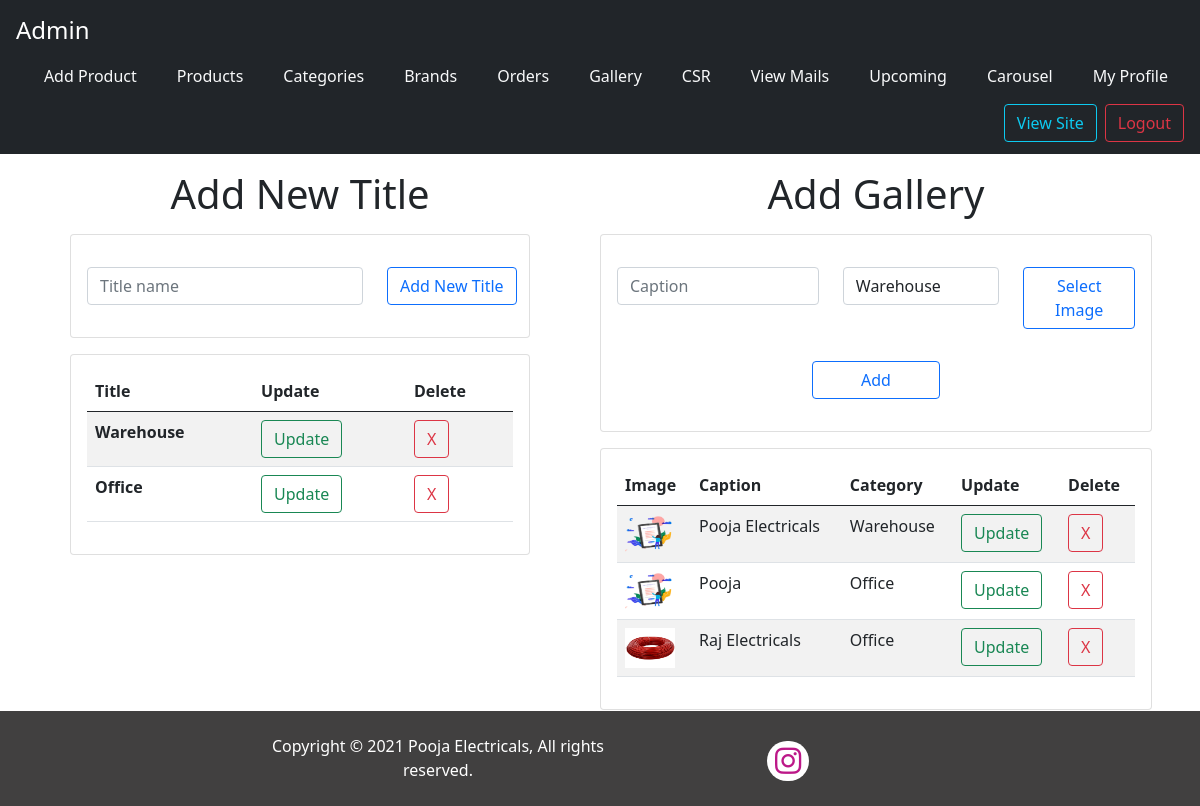
/admin/gallery.php (signed in), run on the app's committed database.
### tables this page shows
CREATE TABLE `gallery_categories` (
  `id` int(11) NOT NULL,
  `title` varchar(255) NOT NULL
);

CREATE TABLE `gallery` (
  `id` int(11) NOT NULL,
  `caption` varchar(255) NOT NULL,
  `image` varchar(255) NOT NULL,
  `desc` varchar(1000) NOT NULL,
  `category_id` int(11) NOT NULL
);

### admin/gallery.code.php (called while the page is built, shortened)
<?php
$label = "Add New";
$title = "";
?>
<?php
$glabel = "Add";
$caption = "";
$gtitle = "";
?>

### admin/gallery.php (the view, shortened to what this page needs)
<?php include 'top.php';
include "./gallery.code.php";
?>
<div class="container-fluid row">
    <div class="col-md-6 col-sm-11">
        <div>
            <h1 class="text-center my-3"><?= $label ?> Title</h1>
        </div>
        <div class=" d-flex align-items-center m-auto card border-0 my-3">
            <div class="card col-sm-11 col-sm-11 col-md-10 col-xl-10">
                <form class="p-3 row" enctype="multipart/form-data" method="POST">
                    <div class="col-xl-8 col-sm-12  m-auto my-3">
                        <input type="text" class="form-control" id="title" name="title" placeholder="Title name" value="<?= $title ?>" required>
                    </div>
                    <div class=" col-xl-4 col-sm-12  m-auto my-3 text-center">
                        <input class="btn btn-outline-primary" type="submit" name="addCategory" value="<?= $label ?> Title">
                    </div>
                </form>
            </div>
        </div>
        <div class="card col-md-10 col-xl-10 col-sm-11 m-auto">
            <div class="card-body">
                <table class="table table-striped">
                    <thead>
                        <tr>
                            <th>Title</th>
                            <th>Update</th>
                            <th>Delete</th>
                        </tr>
                    </thead>
                    <tbody>
                        <?php
                        include '../db/db.php';
                        $query = "SELECT * from gallery_categories";
                        $title_result = mysqli_query($conn, $query);
                        if (mysqli_num_rows($title_result) > 0) {
                            while ($r = mysqli_fetch_assoc($title_result)) {
                        ?>
                                <tr>
                                    <th><?= $r['title'] ?></th>
                                    <th><a href="./gallery.php?update=<?= $r['id'] ?>" class="btn btn-outline-success"> Update</a></th>
                                    <th><a href="./delete.php?deleteTitle=<?= $r['id'] ?>" class="btn btn-outline-danger">X</a></th>
                                </tr>
                        <?php
                            }
                        } else {
                            echo "
                    <tr><p' align='center'> No Data Found.</p></tr>
                ";
                        }
                        ?>
                    </tbody>
                </table>
            </div>
        </div>
    </div>
    <div class="col-md-6 col-sm-11">
        <div>
            <h1 class="text-center my-3"><?= $glabel ?> Gallery</h1>
        </div>
        <div class=" d-flex align-items-center m-auto card border-0 my-3">
            <div class="card col-sm-11 col-sm-11 col-md-12 col-xl-12 ">
                <form action="" class="p-3 row" enctype="multipart/form-data" method="POST">
                    <div class="col-xl-5 col-sm-12  m-auto my-3 ">
                        <input type="text" class="form-control" name="caption" placeholder="Caption" value="<?= $caption ?>" required>
                    </div>
                    <div class="col-xl-4 col-sm-12  m-auto my-3 ">
                        <select name="title" id="" class="form-control">
                            <?php
                                if (mysqli_num_rows($title_result) > 0) {
                                    mysqli_data_seek($title_result,0);
                                    while ($r = mysqli_fetch_assoc($title_result)) {
                            ?>
                                <option value="<?= $r['id']?>" <?= ($gtitle == $r['id'])? 'selected':"" ?>>
                                    <?= $r['title']?>
                                </option>
                            <?php
                                    }
                                }
                            ?>
                        </select>
                    </div>
                    <?php
                    if (isset($_GET['gupdate'])) {
                    ?>
                        <div class="col-xl-3 col-sm-12  m-auto my-3 text-center">
                            <input class="btn btn-outline-primary" type="file" id="newImage" name="newImage" hidden>
                            <label class="btn btn-outline-primary" for="newImage">Select New Image</label>
                        </div>
                    <?php
                    } else {
                    ?>
                        <div class="col-xl-3 col-sm-12  m-auto my-3 text-center">
                            <label class="btn btn-outline-primary" for="Image">Select Image</label>
                        </div>
                    <?php
                    }
                    ?>
                    <div class="col-xl-4 col-sm-12  m-auto my-3 text-center">
                        <input class="btn btn-outline-primary px-5" type="submit" name="addGallery" value="<?= $glabel ?>">
                    </div>
                </form>
            </div>
        </div>
        <div class="card col-md-12 col-xl-12 col-sm-11 m-auto">
            <div class="card-body">
                <table class="table table-striped">
                    <thead>
                        <tr>
                            <th>Image</th>
                            <th>Caption</th>
                            <th>Category</th>
                            <th>Update</th>
                            <th>Delete</th>
                        </tr>
                    </thead>
                    <tbody>
                        <?php
                        include '../db/db.php';
                        $query = "SELECT * from gallery_categories as c, gallery as g where g.category_id = c.id";
                        $result = mysqli_query($conn, $query);
                        if (mysqli_num_rows($result) > 0) {
                            while ($r = mysqli_fetch_assoc($result)) {
                        ?>
                                <tr>
                                    <td>
                                        <?php if ($r['image'] != "") { ?>
                                            <img src="<?= "../upload/gallery/" . $r['image']  ?>" width="50p" height="40px" alt="No gallery Image">
                                        <?php } else { ?>
                                            No gallery Image
                                        <?php } ?>
                                    </td>
                                    <td><?= $r['caption'] ?></td>
                                    <td><?= $r['title'] ?></td>
                                    <td><a href="./gallery.php?gupdate=<?= $r['id'] ?>" class="btn btn-outline-success"> Update</a></td>
                                    <td><a href="./delete.php?deleteGallery=<?= $r['id'] ?>" class="btn btn-outline-danger">X</a></td>
                                </tr>
                        <?php
                            }
                        } else {
                            echo "
                    <tr><p' align='center'> No Data Found.</p></tr>
                ";
                        }
                        ?>
                    </tbody>
                </table>
            </div>
        </div>
    </div>
</div>
<?php include '../bottom.php' ?>

### data on the page
gallery_categories: title "Warehouse", gallery.image (picture), gallery.caption "Pooja Electricals"
gallery_categories: title "Office", gallery.image (picture), gallery.caption "Pooja", gallery.caption "Raj Electricals"

### other printed values
$label "Add New"
$glabel "Add"
form field title "Warehouse"
